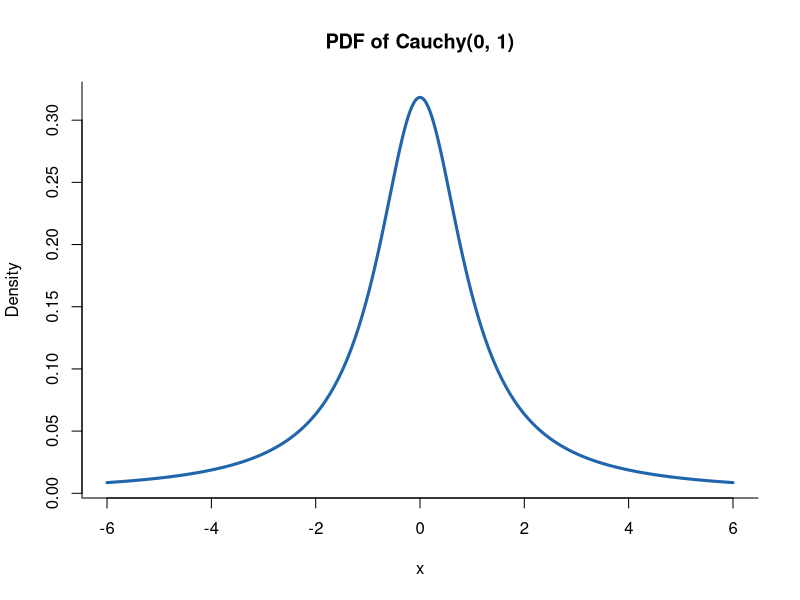

The R script that drew this image:
## ---- chunk 1
x <- seq(-6, 6, length.out = 1000)
plot(x, dcauchy(x, location = 0, scale = 1),
     type = "l", lwd = 3, col = "#2166AC",
     xlab = "x", ylab = "Density",
     main = "PDF of Cauchy(0, 1)", bty = "l")
